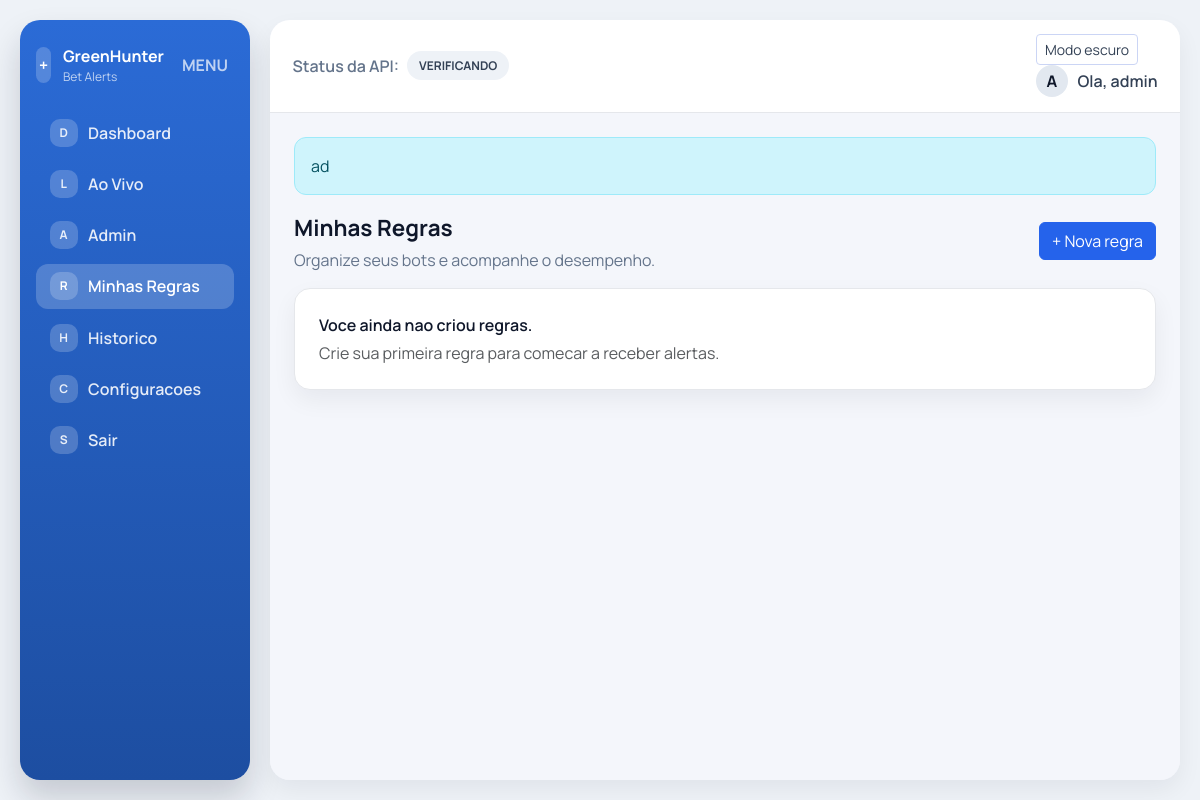
The app's page /rules/ (signed in) with its own data.
### app/models.py (models this page shows, shortened)
class User(UserMixin, db.Model):
    id = db.Column(db.Integer, primary_key=True)
    username = db.Column(db.String(80), unique=True, nullable=False)
    email = db.Column(db.String(120), unique=True)
    password_hash = db.Column(db.String(255), nullable=False)
    telegram_token = db.Column(db.String(255))
    telegram_chat_id = db.Column(db.String(64))
    telegram_verified = db.Column(db.Boolean, default=False, nullable=False)
    is_admin = db.Column(db.Boolean, default=False, nullable=False)
    created_at = db.Column(db.DateTime, default=datetime.utcnow, nullable=False)
    rules = db.relationship("Rule", backref="user", cascade="all, delete-orphan")
    alerts = db.relationship("MatchAlert", backref="user", cascade="all, delete-orphan")
    @property
    def is_admin_user(self) -> bool:
        if self.is_admin:
            return True
        return (self.username or "").lower() == "admin"

class AdminBroadcast(db.Model):
    id = db.Column(db.Integer, primary_key=True)
    message = db.Column(db.Text, nullable=False)
    is_active = db.Column(db.Boolean, default=True, nullable=False)
    created_at = db.Column(db.DateTime, default=datetime.utcnow, nullable=False)

### app/rules/routes.py (the view)
@rules_bp.route("/")
@login_required
def list_rules():
    rules = Rule.query.filter_by(user_id=current_user.id).order_by(Rule.id.desc()).all()
    rule_stats = {rule.id: {"green": 0, "red": 0} for rule in rules}
    counts = (
        db.session.query(MatchAlert.rule_id, MatchAlert.status, func.count(MatchAlert.id))
        .filter(MatchAlert.user_id == current_user.id)
        .group_by(MatchAlert.rule_id, MatchAlert.status)
        .all()
    )
    for rule_id, status, total in counts:
        if rule_id in rule_stats and status in ("green", "red"):
            rule_stats[rule_id][status] = total
    return render_template("rules/list.html", rules=rules, rule_stats=rule_stats)

### app/__init__.py (called while the page is built)
@login_manager.user_loader
def load_user(user_id):
    return User.query.get(int(user_id))

### app/templates/rules/list.html (shortened to what this page needs)
{% extends "base.html" %}
{% block content %}
<div class="page-header">
  <div>
    <div class="page-title">Minhas Regras</div>
    <div class="page-subtitle">Organize seus bots e acompanhe o desempenho.</div>
  </div>
  <div class="page-actions">
    <a class="btn btn-primary" href="{{ url_for('rules.create_rule') }}">+ Nova regra</a>
  </div>
</div>
{% if rules %}
  <div class="table-card">
    <div class="table-responsive">
      <table class="table table-clean align-middle mb-0">
        <thead>
          <tr>
            <th>Nome</th>
            <th>Tempo limite</th>
            <th>Status</th>
            <th>Greens</th>
            <th>Reds</th>
            <th>Ultimo alerta</th>
            <th class="text-end">Acoes</th>
          </tr>
        </thead>
        <tbody>
          {% for rule in rules %}
          <tr>
            <td>
              <div class="fw-semibold">{{ rule.name }}</div>
              <div class="small text-muted">{{ rule.conditions|length }} condicoes</div>
            </td>
            <td>{{ rule.time_limit_min }} min</td>
            <td>
              {% if rule.is_active %}
                <span class="badge-status badge-on">Ativa</span>
              {% else %}
                <span class="badge-status badge-off">Inativa</span>
              {% endif %}
            </td>
            <td>{{ rule_stats.get(rule.id, {}).get("green", 0) }}</td>
            <td>{{ rule_stats.get(rule.id, {}).get("red", 0) }}</td>
            <td>{{ rule.last_alert_at.strftime('%d/%m %H:%M') if rule.last_alert_at else '-' }}</td>
            <td class="text-end">
              <form method="post" action="{{ url_for('rules.toggle_rule', rule_id=rule.id) }}" class="d-inline">
                <button class="btn btn-sm btn-outline-secondary">
                  {% if rule.is_active %}Desativar{% else %}Ativar{% endif %}
                </button>
              </form>
              <a class="btn btn-sm btn-outline-primary" href="{{ url_for('rules.edit_rule', rule_id=rule.id) }}">Editar</a>
              <form method="post" action="{{ url_for('rules.delete_rule', rule_id=rule.id) }}" class="d-inline" onsubmit="return confirm('Excluir regra?');">
                <button class="btn btn-sm btn-outline-danger">Excluir</button>
              </form>
            </td>
          </tr>
          {% endfor %}
        </tbody>
      </table>
    </div>
  </div>
{% else %}
  <div class="card-soft p-4">
    <div class="fw-semibold mb-1">Voce ainda nao criou regras.</div>
    <div class="text-muted">Crie sua primeira regra para comecar a receber alertas.</div>
  </div>
{% endif %}
{% endblock %}

### app/templates/base.html (shortened to what this page needs)
<!doctype html>
<html lang="pt-br">
  <head>
    <link
      href="https://cdn.jsdelivr.net/npm/bootstrap@5.3.2/dist/css/bootstrap.min.css"
      rel="stylesheet"
    >
    <link rel="stylesheet" href="{{ url_for('static', filename='app.css') }}">
  </head>
  <body>
    {% if current_user.is_authenticated %}
    <div class="app-shell">
      <aside class="sidebar">
        <div class="sidebar-brand">
          <div class="brand-icon">+</div>
          <div class="brand-text">
            <div class="brand-title">GreenHunter</div>
            <div class="brand-sub">Bet Alerts</div>
          </div>
          <button class="sidebar-toggle" type="button">MENU</button>
        </div>
        <nav class="sidebar-nav">
          <a class="nav-link {% if request.endpoint == 'main.dashboard' %}active{% endif %}" href="{{ url_for('main.dashboard') }}">
            <span class="nav-icon">D</span> Dashboard
          </a>
          <a class="nav-link {% if request.endpoint == 'main.live' %}active{% endif %}" href="{{ url_for('main.live') }}">
            <span class="nav-icon">L</span> Ao Vivo
          </a>
          {% if current_user.is_admin_user %}
          <a class="nav-link {% if request.endpoint == 'admin.dashboard' %}active{% endif %}" href="{{ url_for('admin.dashboard') }}">
            <span class="nav-icon">A</span> Admin
          </a>
          {% endif %}
          <a class="nav-link {% if request.endpoint in ['rules.list_rules','rules.create_rule','rules.edit_rule'] %}active{% endif %}" href="{{ url_for('rules.list_rules') }}">
            <span class="nav-icon">R</span> Minhas Regras
          </a>
          <a class="nav-link {% if request.endpoint == 'history.history' %}active{% endif %}" href="{{ url_for('history.history') }}">
            <span class="nav-icon">H</span> Historico
          </a>
          <a class="nav-link {% if request.endpoint == 'settings.settings' %}active{% endif %}" href="{{ url_for('settings.settings') }}">
            <span class="nav-icon">C</span> Configuracoes
          </a>
          <a class="nav-link" href="{{ url_for('auth.logout') }}">
            <span class="nav-icon">S</span> Sair
          </a>
        </nav>
      </aside>
      <div class="main-area">
        <header class="topbar">
          <div class="topbar-left">
            <div class="status-block">
              <span>Status da API:</span>
              <span class="status-pill status-wait" id="api-status">Verificando</span>
            </div>
          </div>
          <div class="topbar-right">
            <button class="btn btn-sm btn-outline-secondary me-2" type="button" id="theme-toggle">Modo escuro</button>
            <div class="user-chip">
              <div class="user-avatar">{{ (current_user.username[:1] if current_user.username else 'U')|upper }}</div>
              <div class="user-name">Ola, {{ current_user.username }}</div>
            </div>
          </div>
        </header>
        <main class="content">
    {% else %}
    <main class="container py-5 auth-shell">
    {% endif %}
      {% if active_broadcast %}
        <div class="alert alert-info">
          {{ active_broadcast.message }}
        </div>
      {% endif %}
      {% block content %}{% endblock %}
    </main>
    {% if current_user.is_authenticated %}
      </div>
    </div>
    {% endif %}
  </body>
</html>

### app/static/app.css (style rules this page uses)
:root { --ink-900: #0f172a; --ink-700: #334155; --ink-500: #64748b; --accent-700: #1d4ed8; --accent-600: #2563eb; --accent-500: #3b82f6; --accent-100: #dbeafe; --bg-100: #eef2f7; --bg-200: #e2e8f4; --ok-500: #16a34a; --bad-500: #dc2626; --warn-500: #f59e0b; --surface-0: #f4f6fb; --surface-1: #ffffff; --surface-2: #f8fafc; --border-1: #e5e7eb; --shadow-1: 0 10px 24px rgba(15, 23, 42, 0.06); }
* { box-sizing: border-box; }
body { font-family: "Manrope", system-ui, -apple-system, "Segoe UI", sans-serif; background: var(--bg-100); color: var(--ink-900); }
a { text-decoration: none; }
.card-soft { background: var(--surface-1); border: 1px solid var(--border-1); border-radius: 16px; box-shadow: var(--shadow-1); }
.btn-primary { background: var(--accent-600); border-color: var(--accent-600); }
.btn-outline-secondary { border-color: #cbd5f5; color: var(--ink-700); }
.app-shell { display: flex; min-height: 100vh; padding: 1.25rem; gap: 1.25rem; }
.sidebar { width: 230px; background: linear-gradient(180deg, #2b6bd6 0%, #1d4ea1 100%); color: #ffffff; border-radius: 20px; padding: 1.5rem 1rem; box-shadow: 0 18px 32px rgba(15, 23, 42, 0.18); display: flex; flex-direction: column; gap: 1.5rem; }
.sidebar-brand { display: flex; align-items: center; gap: 0.75rem; }
.brand-icon { width: 36px; height: 36px; border-radius: 12px; background: rgba(255, 255, 255, 0.2); display: inline-flex; align-items: center; justify-content: center; font-weight: 700; }
.brand-title { font-weight: 700; }
.brand-sub { font-size: 0.75rem; opacity: 0.7; }
.sidebar-toggle { margin-left: auto; background: transparent; border: 0; color: rgba(255, 255, 255, 0.7); font-weight: 700; }
.sidebar-nav { display: flex; flex-direction: column; gap: 0.35rem; }
.sidebar-nav .nav-link { color: rgba(255, 255, 255, 0.88); padding: 0.55rem 0.85rem; border-radius: 12px; display: flex; align-items: center; gap: 0.65rem; font-weight: 600; }
.sidebar-nav .nav-link .nav-icon { width: 28px; height: 28px; border-radius: 10px; background: rgba(255, 255, 255, 0.2); display: inline-flex; align-items: center; justify-content: center; font-size: 0.75rem; font-weight: 700; }
.sidebar-nav .nav-link.active, .sidebar-nav .nav-link:hover { background: rgba(255, 255, 255, 0.2); color: #ffffff; }
.main-area { flex: 1; background: var(--surface-0); border-radius: 20px; box-shadow: var(--shadow-1); overflow: hidden; display: flex; flex-direction: column; }
.topbar { padding: 0.9rem 1.4rem; border-bottom: 1px solid var(--border-1); display: flex; align-items: center; justify-content: space-between; background: var(--surface-1); }
.status-block { display: inline-flex; align-items: center; gap: 0.5rem; color: var(--ink-500); font-weight: 600; }
.status-pill { padding: 0.35rem 0.75rem; border-radius: 999px; font-weight: 700; font-size: 0.75rem; background: #eef2f7; color: var(--ink-700); text-transform: uppercase; }
.status-wait { background: #eef2f7; color: var(--ink-700); }
.user-chip { display: flex; align-items: center; gap: 0.6rem; }
.user-avatar { width: 32px; height: 32px; border-radius: 50%; background: #e2e8f0; display: inline-flex; align-items: center; justify-content: center; font-weight: 700; }
.user-name { font-weight: 600; color: var(--ink-700); }
.content { padding: 1.5rem; background: var(--surface-0); min-height: 100%; }
.page-header { display: flex; align-items: center; justify-content: space-between; margin-bottom: 1rem; gap: 1rem; }
.page-title { font-size: 1.4rem; font-weight: 700; margin-bottom: 0.2rem; }
.page-subtitle { color: var(--ink-500); }
.page-actions { display: flex; gap: 0.6rem; align-items: center; }
.alert { border-radius: 12px; }

### records on screen
User: username "A", username "admin"
AdminBroadcast: message "ad"
